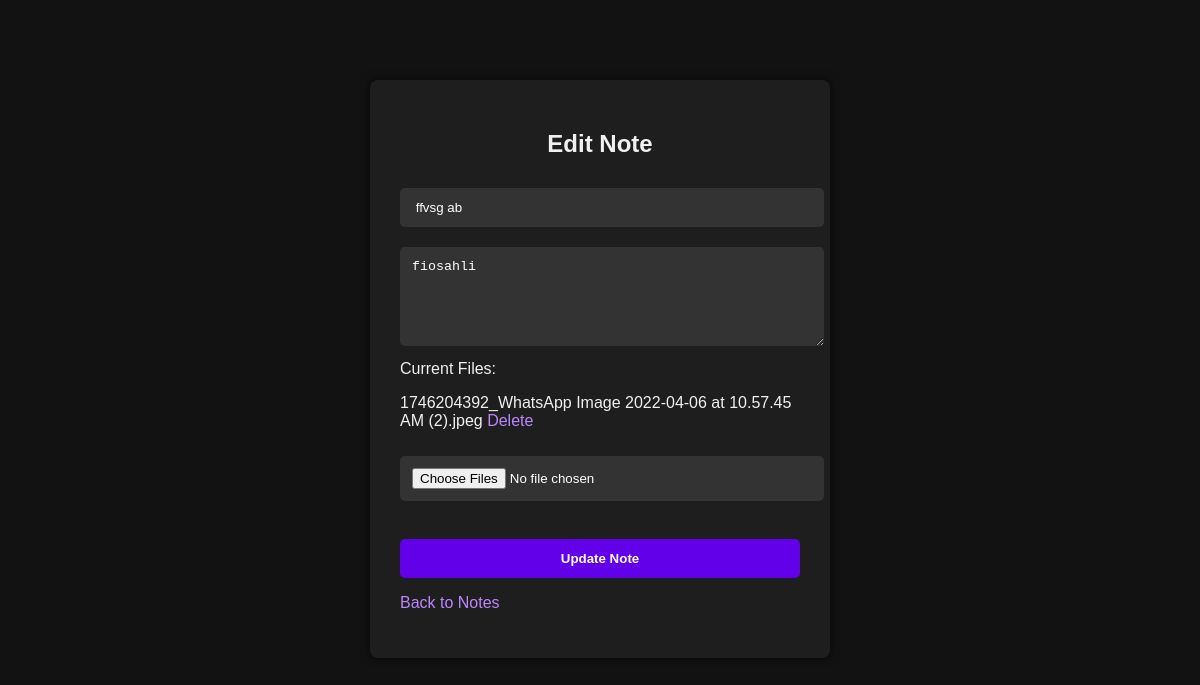
Page /edit_note.php?id=4 (signed in) on the committed database.
### tables this page shows
CREATE TABLE `notes` (
  `id` int(11) NOT NULL,
  `user_id` int(11) NOT NULL,
  `title` varchar(255) NOT NULL,
  `content` text DEFAULT NULL,
  `created_at` timestamp NOT NULL DEFAULT current_timestamp(),
  `updated_at` timestamp NOT NULL DEFAULT current_timestamp() ON UPDATE current_timestamp()
);

CREATE TABLE `note_files` (
  `id` int(11) NOT NULL,
  `note_id` int(11) NOT NULL,
  `file_path` varchar(255) NOT NULL,
  `created_at` timestamp NOT NULL DEFAULT current_timestamp()
);

### edit_note.php (the view, shortened to what this page needs)
<?php
include 'db.php';
$user_id = $_SESSION['user_id'];
if (isset($_GET['id'])) {
    $note_id = intval($_GET['id']);
    $sql = "SELECT * FROM notes WHERE id='$note_id' AND user_id='$user_id'";
    $result = mysqli_query($conn, $sql);
    $note = mysqli_fetch_assoc($result);
}
?>
<!DOCTYPE html>
<html lang="en">
<head>
    <link rel="stylesheet" href="style.css">
</head>
<body>
    <div class="container">
        <h2>Edit Note</h2>
        <form action="" method="POST" enctype="multipart/form-data">
            <input type="text" name="title" value="<?php echo htmlspecialchars($note['title']); ?>" required><br>
            <textarea name="content" rows="5" required><?php echo htmlspecialchars($note['content']); ?></textarea><br>
            <label>Current Files:</label><br>
            <?php
            $file_sql = "SELECT * FROM note_files WHERE note_id='$note_id'";
            $file_result = mysqli_query($conn, $file_sql);
            if (mysqli_num_rows($file_result) > 0) {
                while ($file = mysqli_fetch_assoc($file_result)) {
                    echo '<p>' . htmlspecialchars(basename($file['file_path'])) . ' <a href="?id=' . $note_id . '&delete_file=' . $file['id'] . '" onclick="return confirm(\'Are you sure?\')">Delete</a></p>';
                }
            } else {
                echo '<p>No files uploaded.</p>';
            }
            ?>
            <input type="file" name="files[]" multiple><br><br>
            <button type="submit">Update Note</button>
        </form>
        <p><a href="view_notes.php">Back to Notes</a></p>
    </div>
</body>
</html>

### style.css (style rules this page uses)
body { background-color: #121212; font-family: Arial, sans-serif; color: #f0f0f0; margin: 0; padding: 0; }
.container { width: 400px; margin: 80px auto; padding: 30px; background-color: #1e1e1e; box-shadow: 0 0 10px rgba(0,0,0,0.7); border-radius: 8px; }
h2 { text-align: center; margin-bottom: 20px; }
form input[type="text"], form input[type="password"], form textarea, form input[type="file"] { width: 100%; padding: 12px; margin: 10px 0; background: #333; border: none; border-radius: 5px; color: white; }
button { width: 100%; padding: 12px; background-color: #6200ea; border: none; border-radius: 5px; color: white; font-weight: bold; cursor: pointer; margin-top: 10px; }
a { color: #bb86fc; text-decoration: none; }

### rows in the picture
notes: title "ffvsg ab", content "fiosahli"
note_files: file_path "1746204392_WhatsApp Image 2022-04-06 at 10.57.45 AM (2).jpeg"
